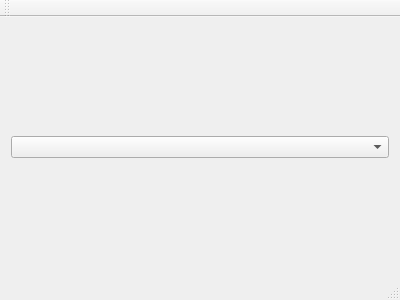
<?xml version="1.0" encoding="UTF-8"?>
<ui version="4.0">
 <class>MainWindow</class>
 <widget class="QMainWindow" name="MainWindow">
  <property name="geometry">
   <rect>
    <x>0</x>
    <y>0</y>
    <width>400</width>
    <height>300</height>
   </rect>
  </property>
  <property name="windowTitle">
   <string>MainWindow</string>
  </property>
  <widget class="QWidget" name="centralWidget">
   <layout class="QVBoxLayout" name="verticalLayout">
    <item>
     <widget class="QComboBox" name="comboBox_Radio"/>
    </item>
   </layout>
  </widget>
  <widget class="QMenuBar" name="menuBar">
   <property name="geometry">
    <rect>
     <x>0</x>
     <y>0</y>
     <width>400</width>
     <height>25</height>
    </rect>
   </property>
  </widget>
  <widget class="QToolBar" name="mainToolBar">
   <attribute name="toolBarArea">
    <enum>TopToolBarArea</enum>
   </attribute>
   <attribute name="toolBarBreak">
    <bool>false</bool>
   </attribute>
  </widget>
  <widget class="QStatusBar" name="statusBar"/>
 </widget>
 <layoutdefault spacing="6" margin="11"/>
 <resources/>
 <connections/>
</ui>
